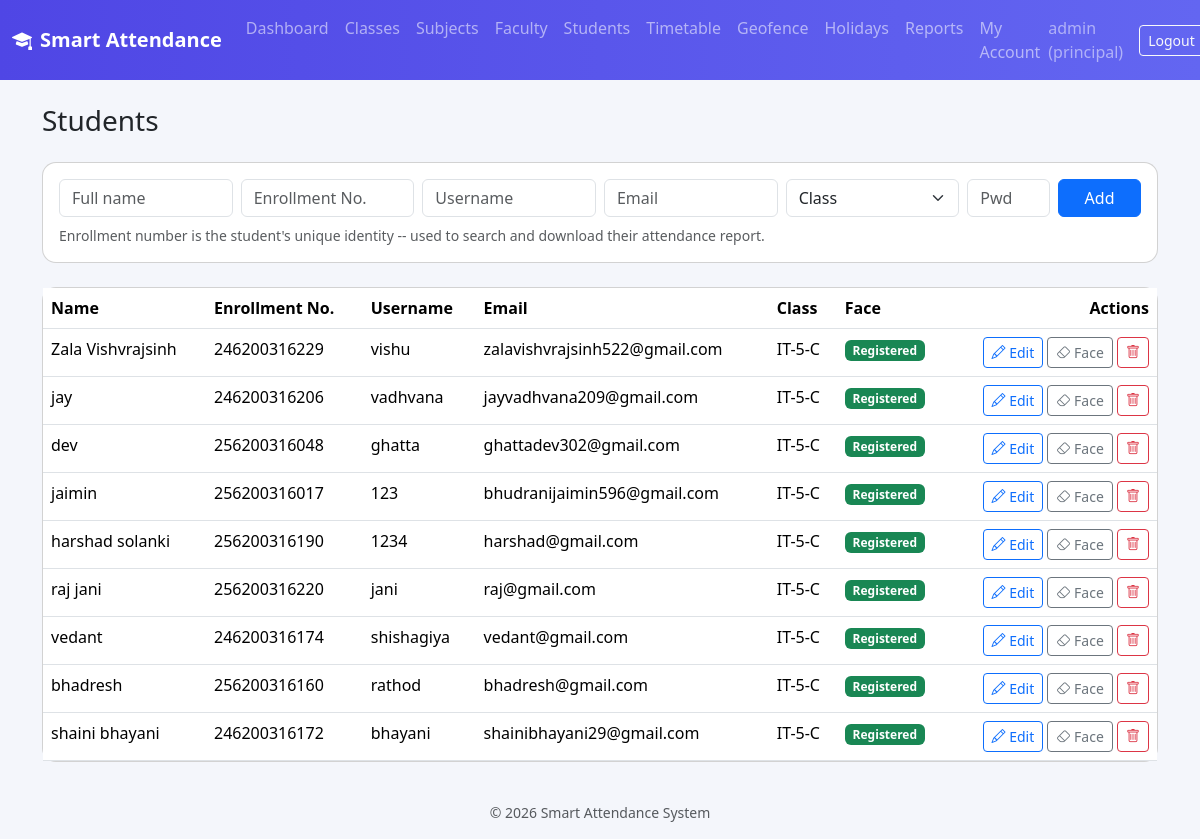
/principal/students (signed in), run on the app's committed database.
### models.py (models this page shows)
class User(db.Model, UserMixin):
    __tablename__ = "users"
    id = db.Column(db.Integer, primary_key=True)
    username = db.Column(db.String(80), unique=True, nullable=False)
    email = db.Column(db.String(120), unique=True, nullable=False)
    password_hash = db.Column(db.String(200), nullable=False)
    role = db.Column(db.String(20), nullable=False)  # principal / faculty / student
    created_at = db.Column(db.DateTime, default=datetime.utcnow)
    faculty_profile = db.relationship("Faculty", backref="user", uselist=False)
    student_profile = db.relationship("Student", backref="user", uselist=False)

class Student(db.Model):
    __tablename__ = "students"
    id = db.Column(db.Integer, primary_key=True)
    user_id = db.Column(db.Integer, db.ForeignKey("users.id"), nullable=False)
    name = db.Column(db.String(120), nullable=False)
    enrollment_no = db.Column(db.String(50), unique=True, nullable=True)
    class_id = db.Column(db.Integer, db.ForeignKey("classes.id"), nullable=False)
    face_registered = db.Column(db.Boolean, default=False)
    face_images = db.relationship("FaceImage", backref="student", cascade="all, delete-orphan")
    attendance_records = db.relationship("Attendance", backref="student", cascade="all, delete-orphan")

class ClassModel(db.Model):
    __tablename__ = "classes"
    id = db.Column(db.Integer, primary_key=True)
    name = db.Column(db.String(80), unique=True, nullable=False)
    subjects = db.relationship("Subject", backref="class_", cascade="all, delete-orphan")
    students = db.relationship("Student", backref="class_", cascade="all, delete-orphan")
    location = db.relationship("ClassLocation", backref="class_", uselist=False,
                                cascade="all, delete-orphan")

### routes/principal.py (the view, shortened to what this page needs)
@principal_bp.route("/students", methods=["GET", "POST"])
@login_required
@role_required("principal")
def students():
    all_students = Student.query.all()
    all_classes = ClassModel.query.order_by(ClassModel.name).all()
    return render_template("principal/students.html", students=all_students, classes=all_classes)

### app.py (called while the page is built)
@login_manager.user_loader
def load_user(user_id):
    return User.query.get(int(user_id))

### templates/principal/students.html (shortened to what this page needs)
{% extends "base.html" %}
{% block content %}
<h3 class="mb-4">Students</h3>
<div class="card p-3 mb-4">
  <form method="POST" class="row g-2">
    <div class="col-md-2"><input class="form-control" name="name" placeholder="Full name" required></div>
    <div class="col-md-2"><input class="form-control" name="enrollment_no" placeholder="Enrollment No." required></div>
    <div class="col-md-2"><input class="form-control" name="username" placeholder="Username" required></div>
    <div class="col-md-2"><input class="form-control" name="email" type="email" placeholder="Email" required></div>
    <div class="col-md-2">
      <select class="form-select" name="class_id" required>
        <option value="">Class</option>
      </select>
    </div>
    <div class="col-md-1"><input class="form-control" name="password" placeholder="Pwd"></div>
    <div class="col-md-1"><button class="btn btn-primary w-100">Add</button></div>
  </form>
  <p class="text-muted small mt-2 mb-0">Enrollment number is the student's unique identity -- used to search and download their attendance report.</p>
</div>
<div class="card">
  <table class="table mb-0">
    <thead><tr><th>Name</th><th>Enrollment No.</th><th>Username</th><th>Email</th><th>Class</th><th>Face</th><th class="text-end">Actions</th></tr></thead>
    <tbody>
      {% for s in students %}
      <tr>
        <td>{{ s.name }}</td>
        <td>{{ s.enrollment_no or '-' }}</td>
        <td>{{ s.user.username }}</td>
        <td>{{ s.user.email }}</td>
        <td>{{ s.class_.name }}</td>
        <td>
          {% if s.face_registered %}<span class="badge bg-success">Registered</span>
          {% else %}<span class="badge bg-warning text-dark">Not set</span>{% endif %}
        </td>
        <td class="text-end">
          <button class="btn btn-sm btn-outline-primary" data-bs-toggle="modal" data-bs-target="#editStudent{{ s.id }}">
            <i class="bi bi-pencil"></i> Edit
          </button>
          <form method="POST" action="{{ url_for('principal.remove_student_face', student_id=s.id) }}" class="d-inline" onsubmit="return confirm('Remove face data?')">
            <button class="btn btn-sm btn-outline-secondary"><i class="bi bi-eraser"></i> Face</button>
          </form>
          <form method="POST" action="{{ url_for('principal.delete_student', student_id=s.id) }}" class="d-inline" onsubmit="return confirm('Delete this student?')">
            <button class="btn btn-sm btn-outline-danger"><i class="bi bi-trash"></i></button>
          </form>
        </td>
      </tr>
      {% else %}
      <tr><td colspan="7" class="text-center text-muted py-4">No students yet.</td></tr>
      {% endfor %}
    </tbody>
  </table>
</div>
{% endblock %}

### templates/base.html (shortened to what this page needs)
<!DOCTYPE html>
<html lang="en">
<head>
<link href="https://cdn.jsdelivr.net/npm/bootstrap@5.3.3/dist/css/bootstrap.min.css" rel="stylesheet">
<link href="https://cdn.jsdelivr.net/npm/bootstrap-icons@1.11.3/font/bootstrap-icons.css" rel="stylesheet">
<link rel="stylesheet" href="{{ url_for('static', filename='css/style.css') }}">
</head>
<body>
{% if current_user.is_authenticated %}
<nav class="navbar navbar-expand-lg navbar-dark app-navbar">
  <div class="container-fluid">
    <a class="navbar-brand fw-bold" href="/"><i class="bi bi-mortarboard-fill me-2"></i>Smart Attendance</a>
    <div class="collapse navbar-collapse" id="nav">
      <ul class="navbar-nav me-auto">
        {% if current_user.role == 'principal' %}
        <li class="nav-item"><a class="nav-link" href="{{ url_for('principal.dashboard') }}">Dashboard</a></li>
        <li class="nav-item"><a class="nav-link" href="{{ url_for('principal.classes') }}">Classes</a></li>
        <li class="nav-item"><a class="nav-link" href="{{ url_for('principal.subjects') }}">Subjects</a></li>
        <li class="nav-item"><a class="nav-link" href="{{ url_for('principal.faculty') }}">Faculty</a></li>
        <li class="nav-item"><a class="nav-link" href="{{ url_for('principal.students') }}">Students</a></li>
        <li class="nav-item"><a class="nav-link" href="{{ url_for('principal.timetable') }}">Timetable</a></li>
        <li class="nav-item"><a class="nav-link" href="{{ url_for('principal.locations') }}">Geofence</a></li>
        <li class="nav-item"><a class="nav-link" href="{{ url_for('principal.holidays') }}">Holidays</a></li>
        <li class="nav-item"><a class="nav-link" href="{{ url_for('principal.attendance_report') }}">Reports</a></li>
        <li class="nav-item"><a class="nav-link" href="{{ url_for('principal.settings') }}">My Account</a></li>
        {% elif current_user.role == 'faculty' %}
        <li class="nav-item"><a class="nav-link" href="{{ url_for('faculty.dashboard') }}">Dashboard</a></li>
        <li class="nav-item"><a class="nav-link" href="{{ url_for('faculty.settings') }}">My Account</a></li>
        {% endif %}
      </ul>
      <span class="navbar-text text-white-50 me-3">{{ current_user.username }} ({{ current_user.role }})</span>
      <a class="btn btn-outline-light btn-sm" href="{{ url_for('auth.logout') }}">Logout</a>
    </div>
  </div>
</nav>
{% endif %}
<div class="container py-4">
  {% block content %}{% endblock %}
</div>
<footer class="text-center text-muted small py-3">&copy; {{ current_year }} Smart Attendance System</footer>
</body>
</html>

### static/css/style.css (style rules this page uses)
body { background: #f4f6fb; font-family: 'Segoe UI', system-ui, sans-serif; }
.app-navbar { background: linear-gradient(90deg, #4f46e5, #6366f1); }
.card { border-radius: 14px; }
table thead { background: #eef0fb; }

### data on the page
User: username "admin", role "principal"
Student: name "Zala Vishvrajsinh", enrollment_no "246200316229", user.username "vishu", user.email "zalavishvrajsinh522@gmail.com", class_.name "IT-5-C", face_registered "Registered"
Student: name "jay", enrollment_no "246200316206", user.username "vadhvana", user.email "jayvadhvana209@gmail.com", class_.name "IT-5-C", face_registered "Registered"
Student: name "dev", enrollment_no "256200316048", user.username "ghatta", user.email "ghattadev302@gmail.com", class_.name "IT-5-C", face_registered "Registered"
Student: name "jaimin", enrollment_no "256200316017", user.username "123", user.email "bhudranijaimin596@gmail.com", class_.name "IT-5-C", face_registered "Registered"
Student: name "harshad solanki", enrollment_no "256200316190", user.username "1234", user.email "harshad@gmail.com", class_.name "IT-5-C", face_registered "Registered"
Student: name "raj jani", enrollment_no "256200316220", user.username "jani", user.email "raj@gmail.com", class_.name "IT-5-C", face_registered "Registered"
Student: name "vedant", enrollment_no "246200316174", user.username "shishagiya", user.email "vedant@gmail.com", class_.name "IT-5-C", face_registered "Registered"
Student: name "bhadresh", enrollment_no "256200316160", user.username "rathod", user.email "bhadresh@gmail.com", class_.name "IT-5-C", face_registered "Registered"
Student: name "shaini bhayani", enrollment_no "246200316172", user.username "bhayani", user.email "shainibhayani29@gmail.com", class_.name "IT-5-C", face_registered "Registered"
